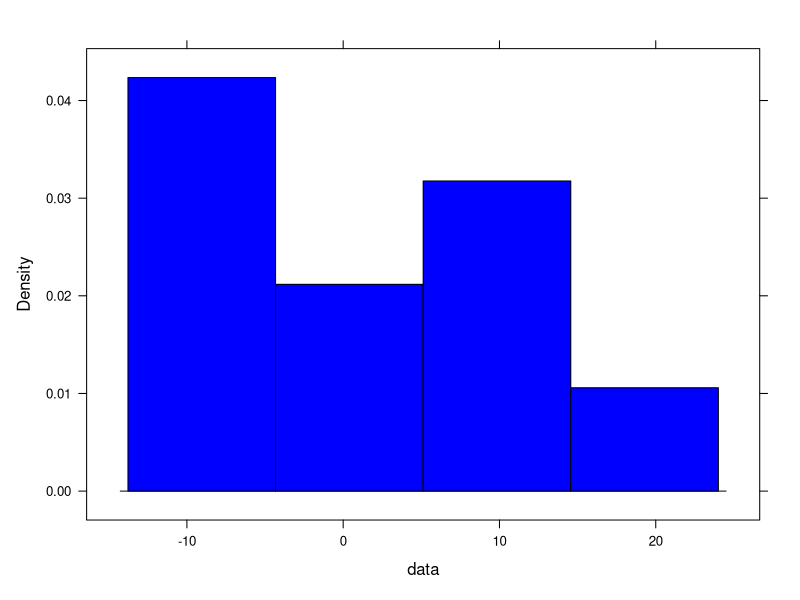
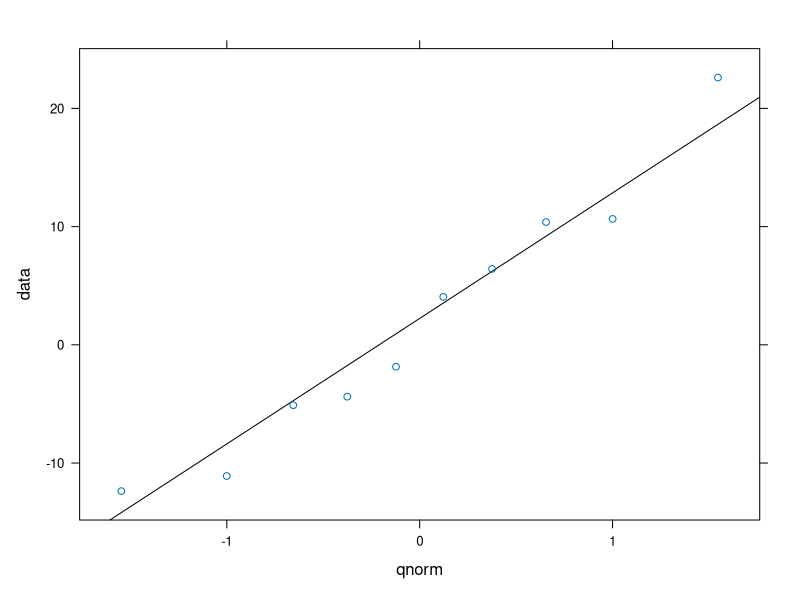
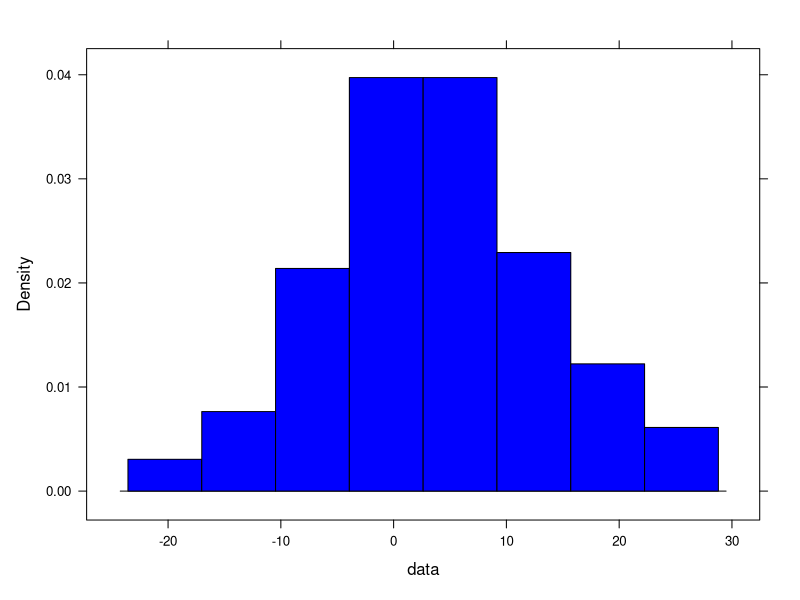
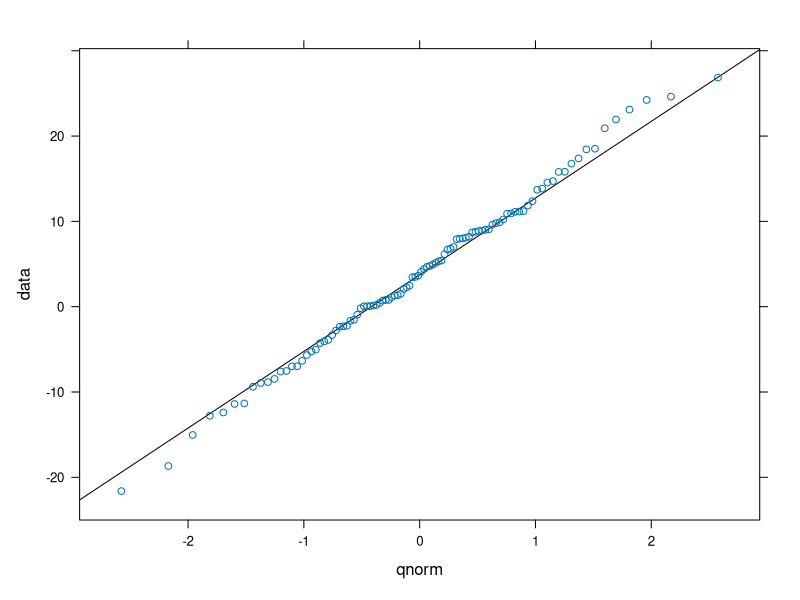
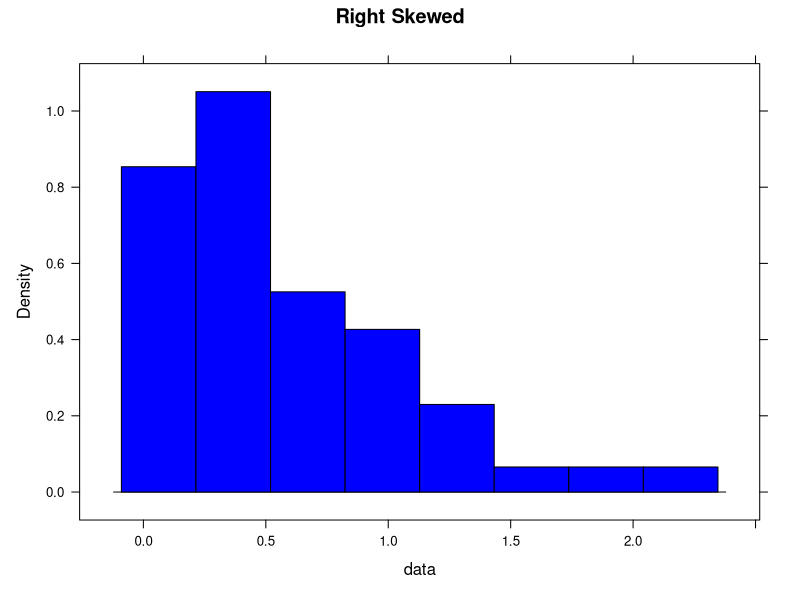
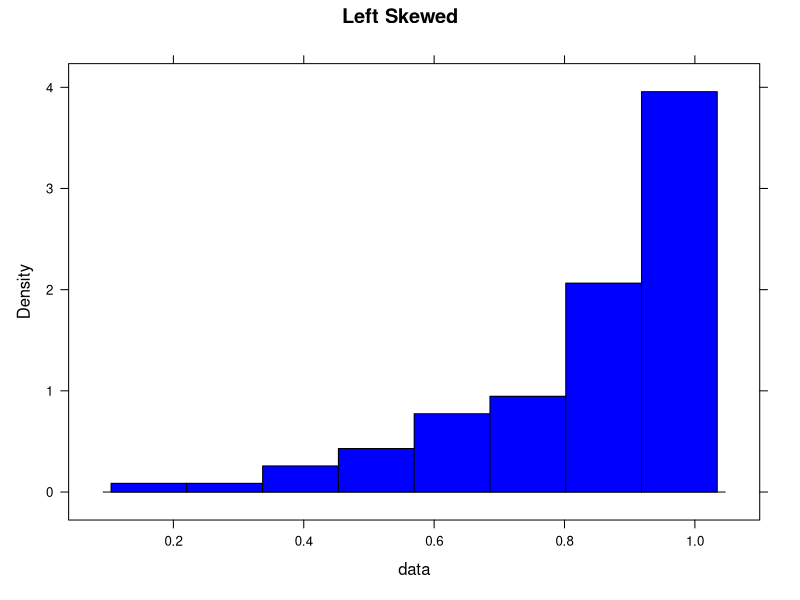
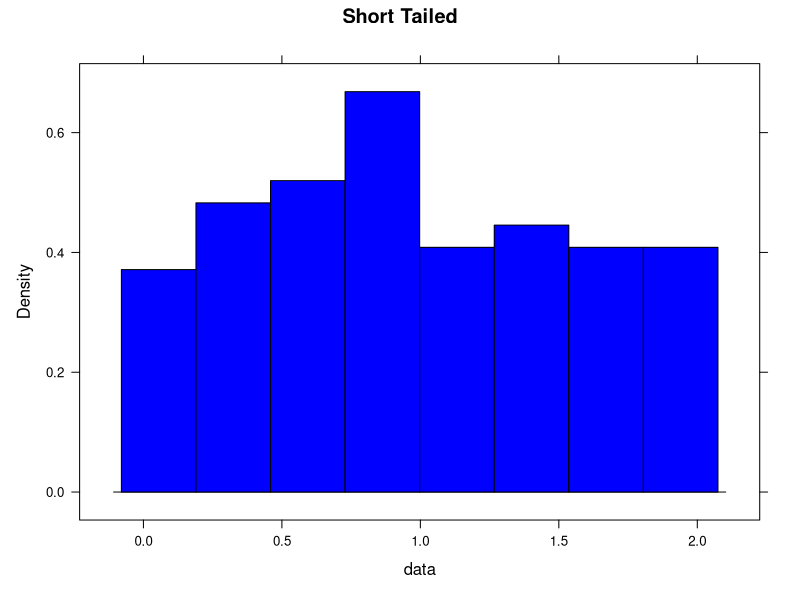
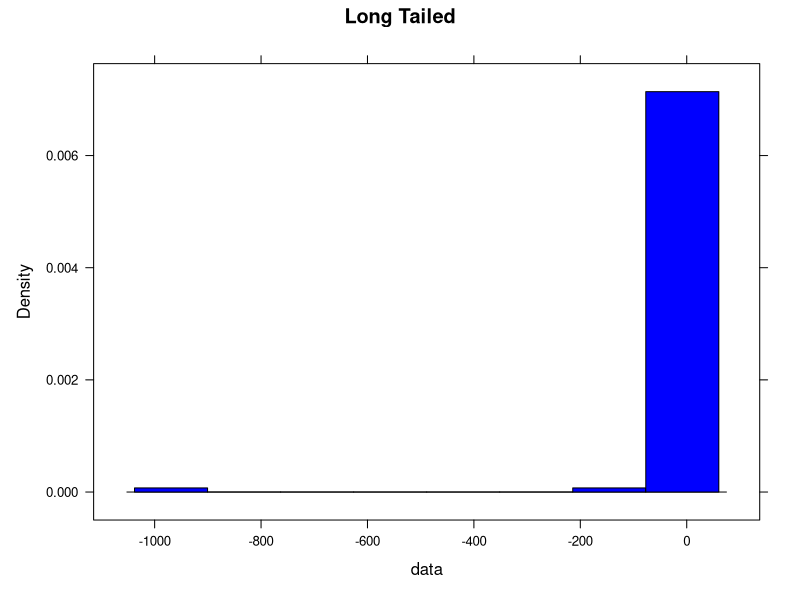

These figures' R source, in order:
## ---- Imports
library(lattice)
library(xtable)
## ---- Functions
my_qqwithline <- function(data, title=NULL){
  qqmath(data,
         panel = function(x) {
           panel.qqmathline(x, distribution = qnorm)
           panel.qqmath(x)
         },
         main=title)
}
my_histogram <- function(data, title=NULL){
  histogram(~data, type="density", col="blue", main=title)
}
## ---- A
nums_10 <- rnorm(10, mean=2, sd=10)
## ---- A_1
my_histogram(nums_10)
## ---- A_2
my_qqwithline(nums_10);
## ---- B
nums_100 <- rnorm(100, mean=2, sd=10)
## ---- B_1
my_histogram(nums_100)
## ---- B_2
my_qqwithline(nums_100);
## ---- C
n <- 100
right_skew <- rexp(n,rate=2)
left_skew <- rbeta(n,2,0.5,ncp=2)
short_tail <- runif(n,min=0,max=2)
long_tail <- rcauchy(n,location=0,scale=1)
## ---- C_1
my_histogram(right_skew, "Right Skewed")
my_histogram(left_skew, "Left Skewed")
my_histogram(short_tail, "Short Tailed")
my_histogram(long_tail, "Long Tailed")
## ---- C_2
my_qqwithline(right_skew, "Right Skewed")
my_qqwithline(left_skew, "Left Skewed")
my_qqwithline(short_tail, "Short Tailed")
my_qqwithline(long_tail, "Long Tailed")
## ---- D
call_data <- read.table("eg01-15calls80.txt", header=TRUE)
## ---- D_1
my_histogram(call_data, "Service Times for Calls")
## ---- D_2
my_qqwithline(call_data[,1], "Service Times for Calls")
## ---- Data
xtable(matrix(nums_10,ncol=10), caption="nums{\\_}10")
xtable(matrix(nums_100,ncol=10), caption="nums{\\_}100")
xtable(matrix(right_skew,ncol=10), caption="right{\\_}skew")
xtable(matrix(left_skew,ncol=10), caption="left{\\_}skew")
xtable(matrix(short_tail,ncol=10), caption="short{\\_}tail")
xtable(matrix(long_tail,ncol=10), caption="long{\\_}tail")